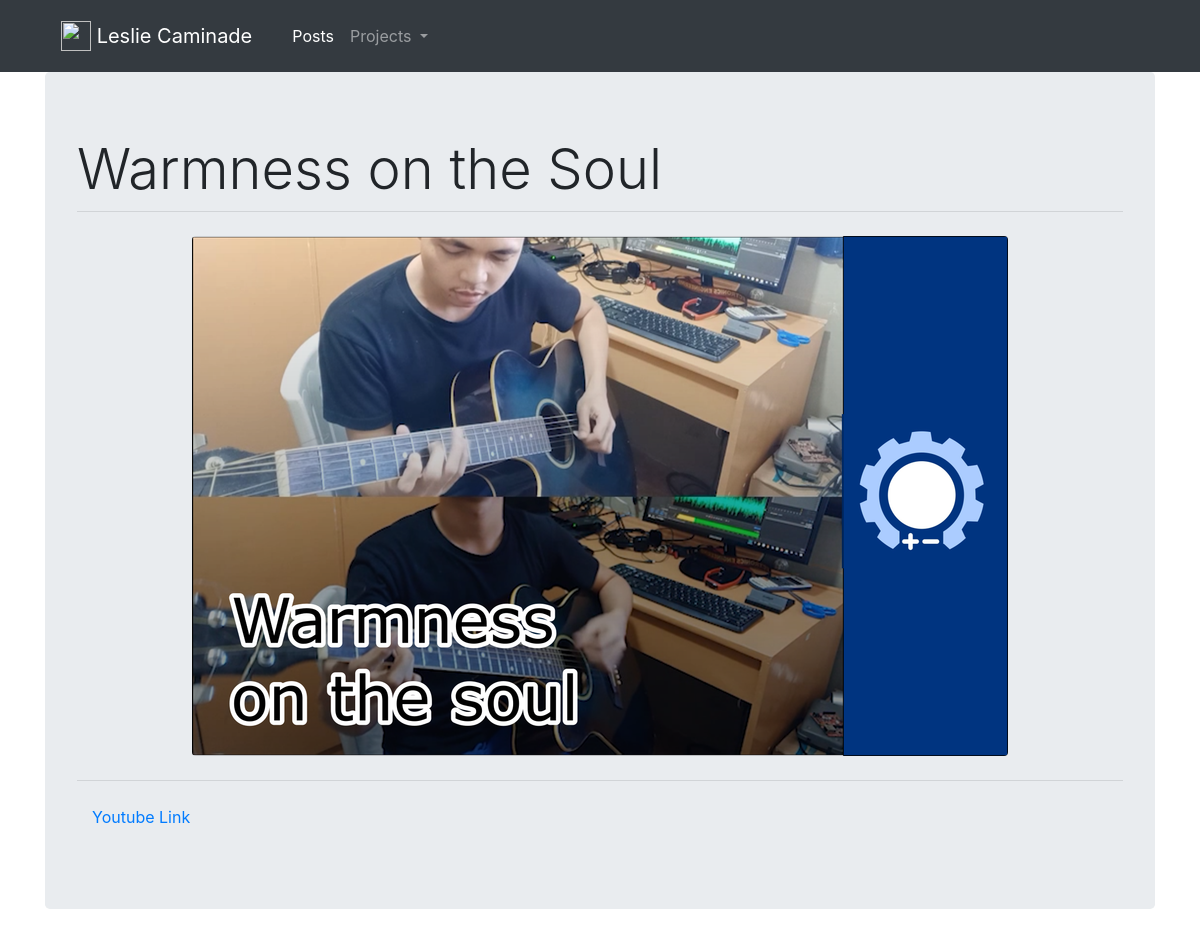
Page /post/10 on the earlier database version.
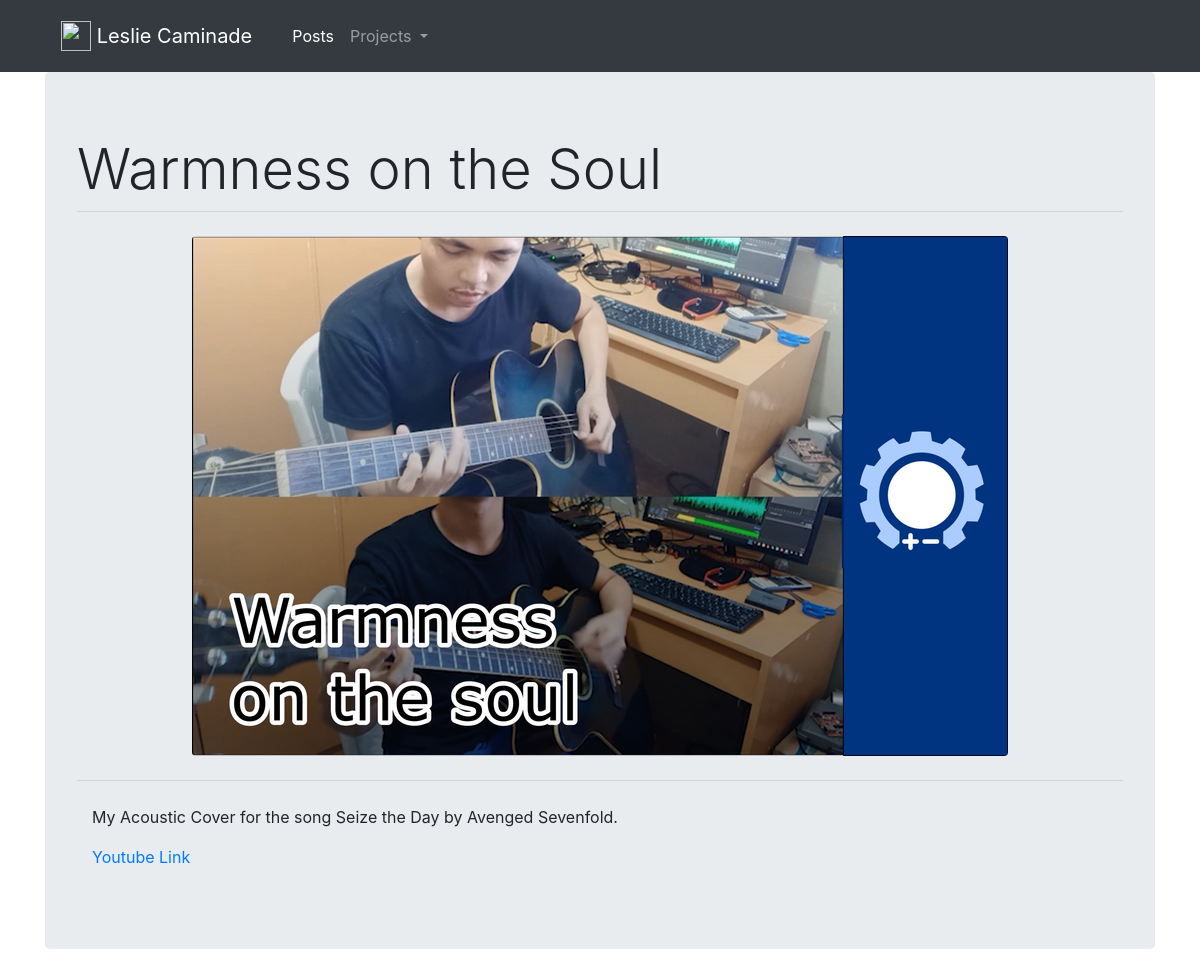
Same page on the later database version.
### main_app/models.py (models this page shows)
class Post(models.Model):
    author = models.ForeignKey('auth.User', on_delete = models.PROTECT, blank = True)
    title = models.CharField(max_length = 200, blank = True)
    thumbnail = models.ImageField(upload_to = 'thumbnail/', blank = True)
    content_1 = models.TextField(blank = True)
    inline_1 = models.ImageField(upload_to='inlines/', blank = True)
    content_2 = models.TextField(blank = True)
    inline_2 = models.ImageField(upload_to='inlines/', blank = True)
    content_3 = models.TextField(blank = True)
    inline_3 = models.ImageField(upload_to='inlines/', blank = True)
    content_4 = models.TextField(blank = True)
    inline_4 = models.ImageField(upload_to='inlines/', blank = True)
    content_5 = models.TextField(blank = True)
    inline_5 = models.ImageField(upload_to='inlines/', blank = True)
    published_date = models.DateTimeField(default = timezone.now)

### main_app/views.py (the view)
# urls.py: path('post/<pk>', views.post_detail, name = 'post_detail'),
def post_detail(request, pk):
    pages_list = Page.objects.order_by('title')
    post = Post.objects.get(pk=pk)
    context_dict = {
        'post':post,
        'pages_list':pages_list,
        }
    return render(request, 'main_app/post_detail.html', context_dict)

### templates/main_app/post_detail.html (shortened to what this page needs)
{% extends 'main_app/base.html' %}
{% block content %}
<h1 class = "display-4">{{post.title}}</h1>
<hr class="my-1">
{% if post.thumbnail %}
<div class="container">
  <img src="{{ post.thumbnail.url }}" class="img-fluid rounded mx-auto d-block m-4 " alt="thumbnail image">
</div>
{% endif %}
<hr class="my-4">
{% if post.content_1 %}
<div class="container">
  <p>{{post.content_1 | safe}}</p>
</div>
{% endif %}
{% if post.content_2 %}
<div class="container">
  <p>{{post.content_2 | safe}}</p>
</div>
{% endif %}
{% endblock %}

Differences in the rows shown:
changed Post "Warmness on the Soul": content_1 "Youtube Link" → "My Acoustic Cover for the song Seize the Day by Avenged Sevenfold."; content_2 (not shown) → "Youtube Link"
